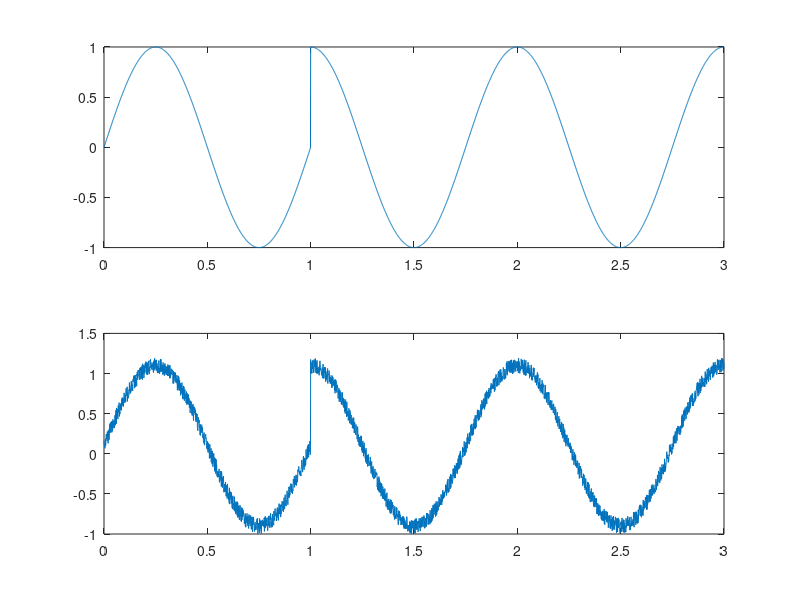

MATLAB code to generate this figure: (Note: this script raises an error after producing the figure.)
    clc;                                                
    clear all;                                          
                                                    
    j=0;        
    y=1;        
    n=input('Nr de biti generat:');                % un numar par <=10 ( de la 10 sensibilitatea la zgomot creste considerabil) 
    
    f=1;                                         % frecventa purtatoarei - am ales 110000 dar simulez cu variabila 110 pentru a se observa mai bine rezultatele
    N=1000;                                        % nr esantioane 
    SNR=input('Raportul semnal-zgomot(SNR):');     % SNR
    
    if(mod(n,2)==1)                                % daca avem nr impar de biti nu se poate realiza modulatia -> iau un nr par de biti
        n=n-1;
    end
    %generare sir de biti aleator
    gen_biti=randn(n,1);
    for i=1:n
        if(gen_biti(i)>=0);
         biti1(i)=1;
        else biti1(i)=0;
        end 
    end  
    % afisare sir de biti
    biti1                                          
    %concatenare sir de biti cu '00' la inceput
    %pentru a crea faza initiala 0
    biti=horzcat(0,0,biti1);                      
   %generare semnal in functie de biti <=> modulare in faza
    for i=1:2:n+2
        if(biti(i)==0 && biti(i+1)==0)
            t=j:1/N:j+1;
            s=sind(2*180*f*t);
            x=N*j+1;
            y=N*(j+1)+1;
            semn_trans(x:y)=s;
            
        end
         if(biti(i)==0 && biti(i+1)==1)
            t1=j:1/N:j+1;
            s=sind(2*180*f*t1+90);
            x=N*j+1;
            y=N*(j+1)+1;
            semn_trans(x:y)=s;
            
         end
         if(biti(i)==1 && biti(i+1)==1)
            t2=j:1/N:j+1;
            s=sind(2*180*f*t2+180);
            x=N*j+1;
            y=N*(j+1)+1;
            semn_trans(x:y)=s;
            
         end
         if(biti(i)==1 && biti(i+1)==0)
            t3=j:1/N:j+1;
            s=sind(2*180*f*t3+270);
            x=N*j+1;
            y=N*(j+1)+1;
            semn_trans(x:y)=s;
         end
            
        j=j+1;   
    end        
   
       %afisare semnal rezultat fara zgomot
        t4=0:1/N:j;
            subplot(2,1,1)
                plot(t4,semn_trans)
       %afisare semnal cu zgomot
            subplot(2,1,2)
                z=rand(1,length(t4))*(1/SNR);
                semn_zgomot=semn_trans+z; 
                plot(t4,semn_zgomot)
    
 rez_biti=[];              
 %semnalul de referinta pentru care se face delta_faza
 ref = semn_zgomot(1:N);
 
 for i=2 : int32((n+2)/2)
    semnal_curent = semn_zgomot((i-1)*N + 1:i*N);    % partea de semnal pe care doresc sa o demodulez 
    delta_faza = (delta(ref,semnal_curent));         % calcularea diferentei de faza
    %delta_faza = phdiffmeasure(ref,semnal_curent);  %se poate calcula delta_faza in 2 %moduri
 delta_faza;
   %ajustare 
   while(delta_faza >=360)
       delta_faza =delta_faza-360;
   end
  while(delta_faza<0)
      delta_faza=360+delta_faza;
  end
 

 if(i==2)
     delta_faza=delta_faza-90;                      % prima parte de semnal este defazata cu 90 grade
     
 end
 if(i>=6)
     delta_faza=delta_faza+90;                      % de la partea a5a de semnal, apare din nou un defazaj de 90 grade
 end
    %ajustare
    while (delta_faza >=360)
       delta_faza =delta_faza-360;
   end
  while (delta_faza<0)
      delta_faza=360+delta_faza;
  end
        % demodulare
        if ((delta_faza < 45) && (delta_faza >=0) || ( delta_faza>=315 && delta_faza<0))
            rez_biti=horzcat(rez_biti,0,1);
        end
        if (delta_faza>=45) && (delta_faza<135)
            rez_biti=horzcat(rez_biti,1,1);
        end
        if (delta_faza>=135) && (delta_faza<225)
            rez_biti=horzcat(rez_biti,1,0);
        end
        if (delta_faza>=225) && (delta_faza<315)
            rez_biti=horzcat(rez_biti,0,0);
 
        end
 end
 
 %afisare sir de biti demodulat
 rez_biti
 %verificare corectitudine
 
if(biti1==rez_biti)
     disp('Bun');
 else
     disp('Nu e bun');
 end

